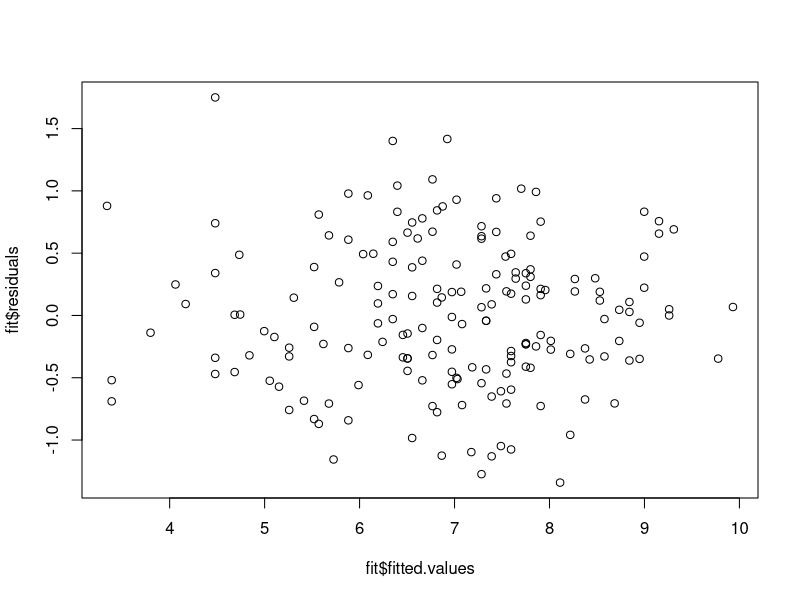
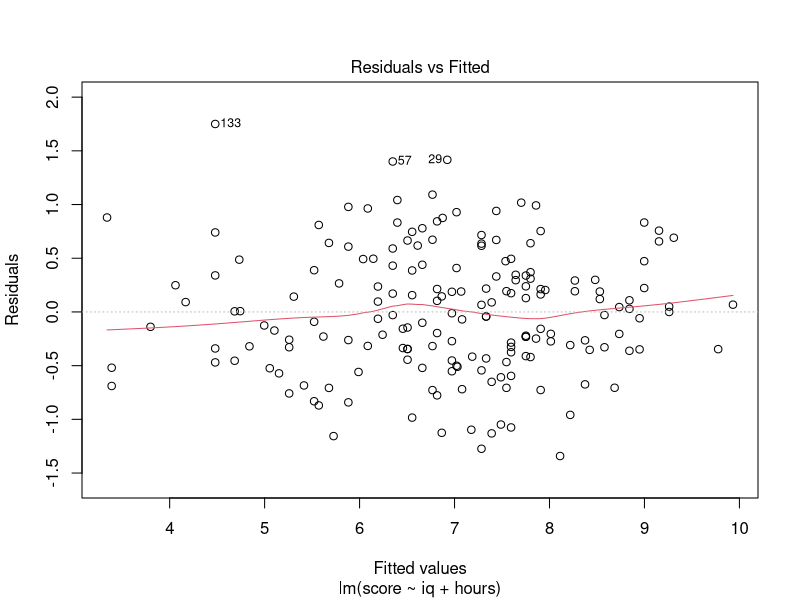
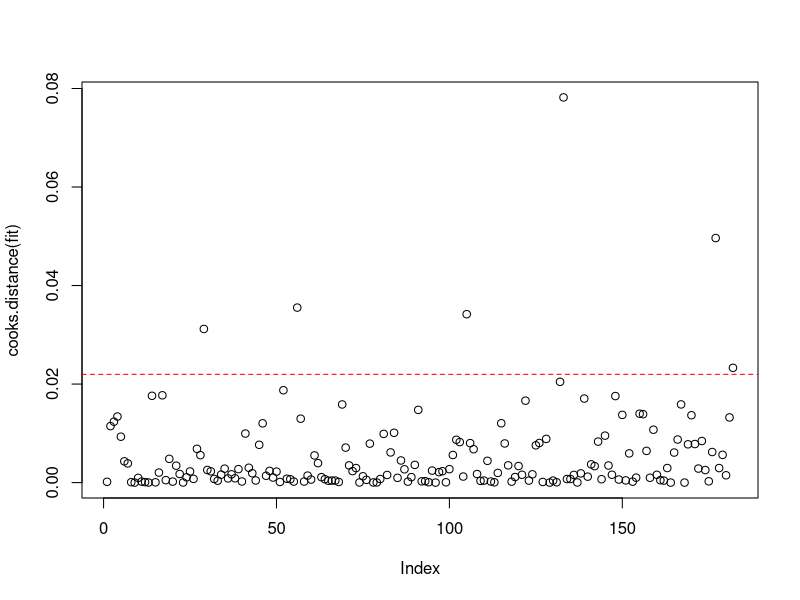
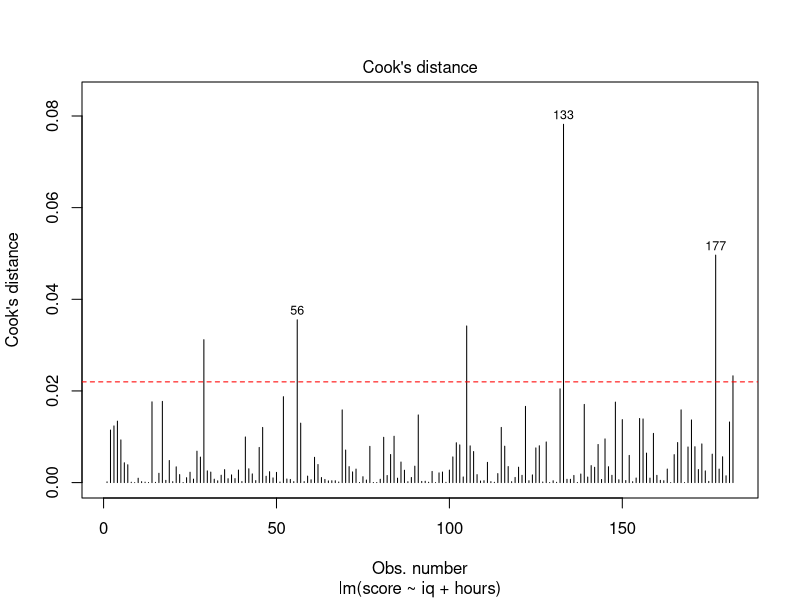
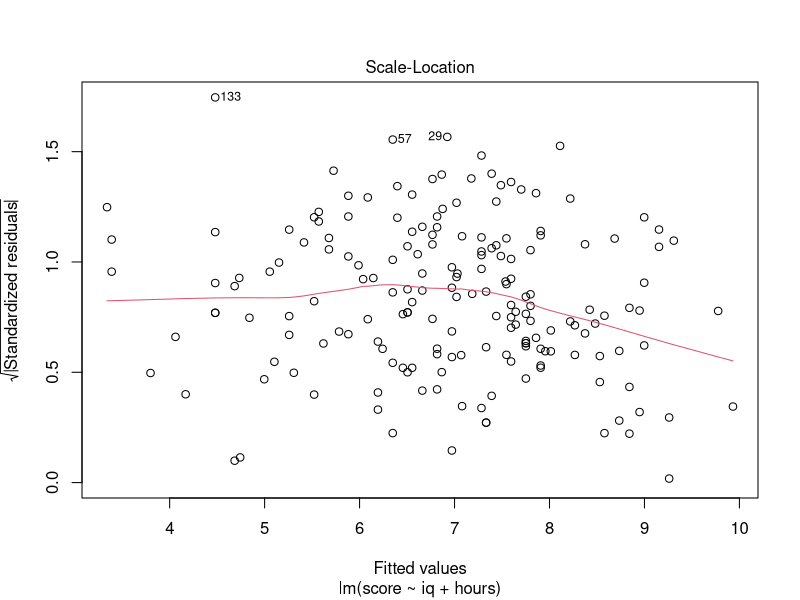
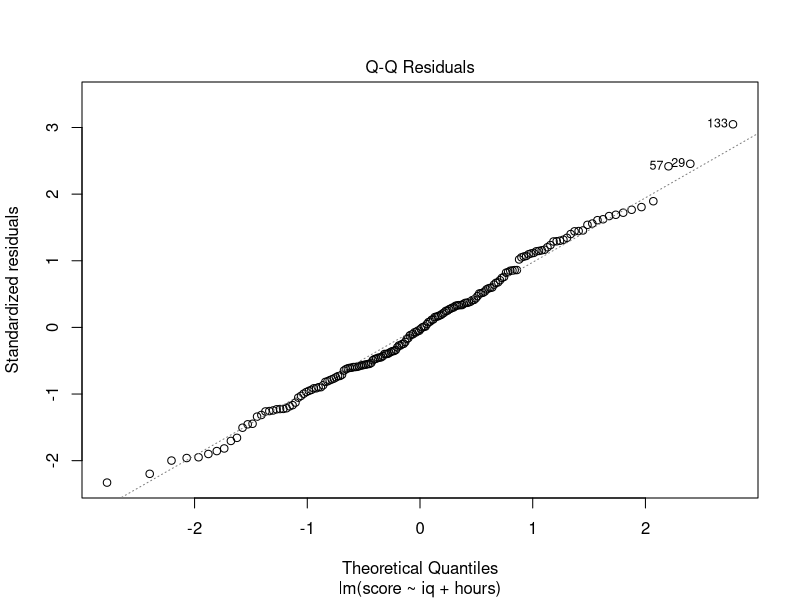

R code for these plots, in order:
# Çox xətti reqressiya - Multiple Linear Regression ----

stud <- read.csv("students.csv")

#asılı dəyişən (dependent variable) - y = "score"
#müstəqil dəyişənlər (independet variables) - x1 = "iq", x2 = "hours"

#Fromula:     y = β0 + β1*x1 + β2*x2 + ε
#         score = β0 + β1*iq + β2*hours + ε

fit <- lm(score ~ iq + hours, data = stud)
summary(fit)

## Əmsallar:
#Intercept - digər dəyişənlər 0 olduqda score -17.4 olur
#iq -  hər 1 vahid artdıqda score təxmini 0.156 vahid artır
#hours - hər əlavə 1 saat dərs çalışma score-u təxmini 0.42 vahid artır

## Modelin uyğunluğu:
#R-squared = 0.8399 - Model score dəyişkənliyinin 84%-ni izah edir.
#Adjusted R-squared = 0.8381 - Modelin güçü (dəyişən sayı nəzərə alınaraq hesablanıb).
#F-statistic = 469.4 - Model ümumilikdə statistik olaraq əhəmiyyətlidir (p-value < 2.2e-16).
#Residual standard error = 0.581 - Modelin orta xəta səviyyəsi aşağıdır.

#Nəticə: Həm IQ, həm də dərs saatı score göstəricisinə müsbət və əhəmiyyətli təsir göstərir. 
#        Model güclü uyğunluğa malikdir və əmsallar statistik cəhətdən əhəmiyyətlidir.


# Fərziyyələrin yoxlanması ----

#Əsas fərziyyələr:
  #1.Xəttilik - dəyişənlər arasında əlaqə xəttidir
  #2.Outliers - dəyişənlərin mühüm “outliers”-ləri yoxdur
  #3.Errorların müstəqilliyi – Durbin-Watson testi
  #4.Multikolinearlıq - VIF (Variance Inflation Factor) testi
  #5.Homoskedastiklik (Dəyişməz varians) - Scale-Location qrafiki
  #6.Normal Qalıqlar (Normality of residuals) - Q-Q Plot və Shapiro-Wilk testi

fit <- lm(score ~ iq + hours, data = stud)

#1.Xəttilik
plot(fit$fitted.values, fit$residuals)
plot(fit, which = 1)
#Əgər qrafikdə təsadüfi yayılmış bulud formasındadırsa - Xəttilik fərziyyəsi yerinə yetirilir.

#2.Outliers
plot(cooks.distance(fit))
abline(h = 4 / nrow(stud), col = "red", lty = 2)

plot(fit, which = 4)
abline(h = 4 / nrow(stud), col = "red", lty = 2)
#Qırmızı xəttin üstündə olan müşahidələr potensial outlier hesab olunur.

#3.Errorların müstəqilliyi
library(lmtest)
dwtest(fit)
#p-value > 0.05 - errorlar müstəqildir.
#p-value < 0.05 - avtokorrelyasiya var.

#4.Multikolinearlıq
library(car)
car::vif(fit)
#VIF > 5 - multikolinearlıq problemi var.

#5.Homoskedastiklik
plot(fit, which = 3)
#Qrafikdə qalıqların yayılması sabitdirsə - fərziyyə yerinə yetirilir.

#6.Normal Qalıqlar
plot(fit, which = 2)
#qrafikində nöqtələr düz xəttə yaxın yerləşibsə - qalıqlar normaldır.

shapiro.test(fit$residuals)
#p-value > 0.05 - normal paylanma fərziyyəsi qəbul edilir.
